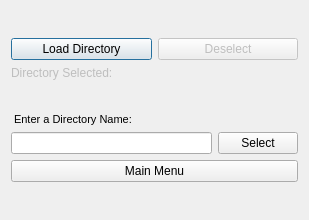
<?xml version="1.0" encoding="UTF-8"?>
<ui version="4.0">
 <class>CaptureData</class>
 <widget class="QDialog" name="CaptureData">
  <property name="geometry">
   <rect>
    <x>0</x>
    <y>0</y>
    <width>309</width>
    <height>220</height>
   </rect>
  </property>
  <property name="sizePolicy">
   <sizepolicy hsizetype="Preferred" vsizetype="Maximum">
    <horstretch>0</horstretch>
    <verstretch>0</verstretch>
   </sizepolicy>
  </property>
  <property name="windowTitle">
   <string>PointCloudProject</string>
  </property>
  <layout class="QVBoxLayout" name="verticalLayout_2">
   <item>
    <layout class="QVBoxLayout" name="verticalLayout">
     <item>
      <layout class="QHBoxLayout" name="horizontalLayout_4">
       <item>
        <widget class="QPushButton" name="LoadDir_3">
         <property name="sizePolicy">
          <sizepolicy hsizetype="Preferred" vsizetype="Maximum">
           <horstretch>0</horstretch>
           <verstretch>0</verstretch>
          </sizepolicy>
         </property>
         <property name="text">
          <string>Load Directory</string>
         </property>
        </widget>
       </item>
       <item>
        <widget class="QPushButton" name="Deselect">
         <property name="enabled">
          <bool>false</bool>
         </property>
         <property name="sizePolicy">
          <sizepolicy hsizetype="Preferred" vsizetype="Maximum">
           <horstretch>0</horstretch>
           <verstretch>0</verstretch>
          </sizepolicy>
         </property>
         <property name="text">
          <string>Deselect</string>
         </property>
        </widget>
       </item>
      </layout>
     </item>
     <item>
      <widget class="QLabel" name="DirText">
       <property name="enabled">
        <bool>false</bool>
       </property>
       <property name="sizePolicy">
        <sizepolicy hsizetype="Preferred" vsizetype="Maximum">
         <horstretch>0</horstretch>
         <verstretch>0</verstretch>
        </sizepolicy>
       </property>
       <property name="text">
        <string>Directory Selected:</string>
       </property>
      </widget>
     </item>
    </layout>
   </item>
   <item>
    <layout class="QGridLayout" name="gridLayout">
     <item row="0" column="0">
      <widget class="QLabel" name="label">
       <property name="sizePolicy">
        <sizepolicy hsizetype="Preferred" vsizetype="Maximum">
         <horstretch>0</horstretch>
         <verstretch>0</verstretch>
        </sizepolicy>
       </property>
       <property name="font">
        <font>
         <family>MS Shell Dlg 2</family>
         <pointsize>8</pointsize>
        </font>
       </property>
       <property name="text">
        <string> Enter a Directory Name:</string>
       </property>
      </widget>
     </item>
     <item row="2" column="0" colspan="2">
      <widget class="QPushButton" name="Mainmenu">
       <property name="sizePolicy">
        <sizepolicy hsizetype="Preferred" vsizetype="Maximum">
         <horstretch>0</horstretch>
         <verstretch>0</verstretch>
        </sizepolicy>
       </property>
       <property name="text">
        <string>Main Menu</string>
       </property>
      </widget>
     </item>
     <item row="1" column="0">
      <widget class="QLineEdit" name="lineEdit">
       <property name="sizePolicy">
        <sizepolicy hsizetype="Expanding" vsizetype="Maximum">
         <horstretch>0</horstretch>
         <verstretch>0</verstretch>
        </sizepolicy>
       </property>
      </widget>
     </item>
     <item row="1" column="1">
      <widget class="QPushButton" name="pushButton">
       <property name="sizePolicy">
        <sizepolicy hsizetype="Preferred" vsizetype="Maximum">
         <horstretch>0</horstretch>
         <verstretch>0</verstretch>
        </sizepolicy>
       </property>
       <property name="text">
        <string>Select</string>
       </property>
      </widget>
     </item>
    </layout>
   </item>
  </layout>
 </widget>
 <resources/>
 <connections/>
</ui>
